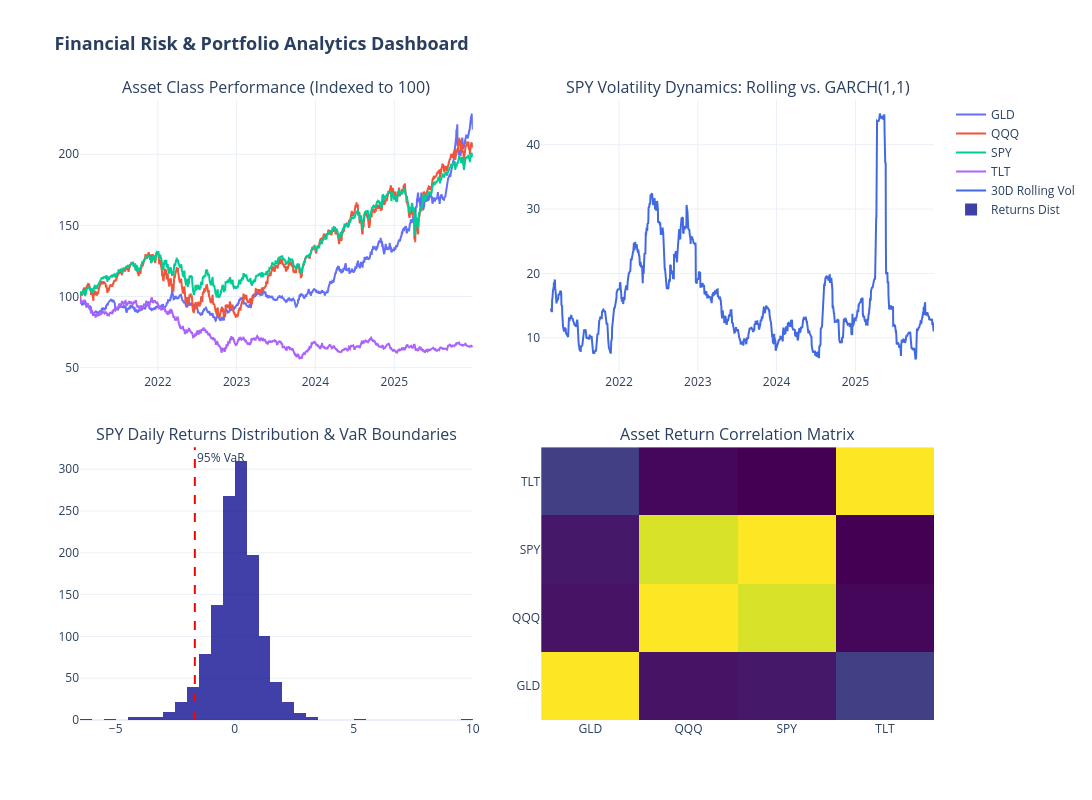

Notebook code for this chart:
### Markdown cell above
### Build Multi-Panel Interactive Dashboard

### Code cell
# Initialize 2x2 subplot grid
fig = make_subplots(
    rows=2, cols=2,
    subplot_titles=(
        "Asset Class Performance (Indexed to 100)",
        "SPY Volatility Dynamics: Rolling vs. GARCH(1,1)",
        "SPY Daily Returns Distribution & VaR Boundaries",
        "Asset Return Correlation Matrix"
    ),
    vertical_spacing=0.12,
    horizontal_spacing=0.08
)

# Panel 1: Multi-Asset Performance
for ticker in df_indexed.columns:
    fig.add_trace(
        go.Scatter(x=df_indexed.index, y=df_indexed[ticker], name=ticker, mode='lines'),
        row=1, col=1
    )

# Filter SPY data for volatility panel
df_spy = df_market[df_market['ticker'] == 'SPY'].copy().set_index('price_date')
spy_returns = df_spy['log_return'] * 100
vol_30d = spy_returns.rolling(30).std() * np.sqrt(252)

# Panel 2: Rolling Volatility
fig.add_trace(
    go.Scatter(x=df_spy.index, y=vol_30d, name='30D Rolling Vol', line=dict(color='royalblue')),
    row=1, col=2
)

# Panel 3: Return Distribution & VaR
fig.add_trace(
    go.Histogram(x=spy_returns, nbinsx=60, name='Returns Dist', marker_color='darkblue', opacity=0.75),
    row=2, col=1
)

var_95 = np.percentile(spy_returns, 5)
fig.add_vline(x=var_95, line_dash="dash", line_color="red", annotation_text="95% VaR", row=2, col=1)

# Panel 4: Correlation Heatmap
df_returns_pivot = df_market.pivot(index='price_date', columns='ticker', values='log_return')
corr_matrix = df_returns_pivot.corr()

fig.add_trace(
    go.Heatmap(
        z=corr_matrix.values,
        x=corr_matrix.columns,
        y=corr_matrix.index,
        colorscale='Viridis',
        showscale=False
    ),
    row=2, col=2
)

# Dashboard Styling
fig.update_layout(
    height=800,
    width=1300,
    title_text="<b>Financial Risk & Portfolio Analytics Dashboard</b>",
    title_font_size=18,
    template="plotly_white",
    showlegend=True
)

# Export interactive dashboard to HTML
fig.write_html("financial_risk_dashboard.html")
print("Successfully exported interactive dashboard to 'financial_risk_dashboard.html'.")
fig.show()

### Figure 1 — Plotly figure (JSON) as saved in the notebook; plotly's stock layout.template omitted (floating-point values rounded to 4 significant figures; data arrays with more than 128 entries replaced by an {"elided": "..."} marker saying what was removed)
{"data": [{"mode": "lines", "name": "GLD", "type": "scatter", "x": {"elided": "1254 str values"}, "xaxis": "x", "y": {"elided": "1254 float values"}, "yaxis": "y"}, {"mode": "lines", "name": "QQQ", "type": "scatter", "x": {"elided": "1254 str values"}, "xaxis": "x", "y": {"elided": "1254 float values"}, "yaxis": "y"}, {"mode": "lines", "name": "SPY", "type": "scatter", "x": {"elided": "1254 str values"}, "xaxis": "x", "y": {"elided": "1254 float values"}, "yaxis": "y"}, {"mode": "lines", "name": "TLT", "type": "scatter", "x": {"elided": "1254 str values"}, "xaxis": "x", "y": {"elided": "1254 float values"}, "yaxis": "y"}, {"line": {"color": "royalblue"}, "name": "30D Rolling Vol", "type": "scatter", "x": {"elided": "1254 str values"}, "xaxis": "x2", "y": {"elided": "1254 float values"}, "yaxis": "y2"}, {"marker": {"color": "darkblue"}, "name": "Returns Dist", "nbinsx": 60, "opacity": 0.75, "type": "histogram", "x": {"elided": "1254 float values"}, "xaxis": "x3", "yaxis": "y3"}, {"colorscale": [[0, "#440154"], [0.1111, "#482878"], [0.2222, "#3e4989"], [0.3333, "#31688e"], [0.4444, "#26828e"], [0.5556, "#1f9e89"], [0.6667, "#35b779"], [0.7778, "#6ece58"], [0.8889, "#b5de2b"], [1, "#fde725"]], "showscale": false, "type": "heatmap", "x": ["GLD", "QQQ", "SPY", "TLT"], "xaxis": "x4", "y": ["GLD", "QQQ", "SPY", "TLT"], "yaxis": "y4", "z": [[1.0, 0.1112, 0.124, 0.2423], [0.1112, 1.0, 0.9463, 0.07679], [0.124, 0.9463, 1.0, 0.06197], [0.2423, 0.07679, 0.06197, 1.0]]}], "layout": {"annotations": [{"font": {"size": 16}, "showarrow": false, "text": "Asset Class Performance (Indexed to 100)", "x": 0.23, "xanchor": "center", "xref": "paper", "y": 1, "yanchor": "bottom", "yref": "paper"}, {"font": {"size": 16}, "showarrow": false, "text": "SPY Volatility Dynamics: Rolling vs. GARCH(1,1)", "x": 0.77, "xanchor": "center", "xref": "paper", "y": 1, "yanchor": "bottom", "yref": "paper"}, {"font": {"size": 16}, "showarrow": false, "text": "SPY Daily Returns Distribution & VaR Boundaries", "x": 0.23, "xanchor": "center", "xref": "paper", "y": 0.44, "yanchor": "bottom", "yref": "paper"}, {"font": {"size": 16}, "showarrow": false, "text": "Asset Return Correlation Matrix", "x": 0.77, "xanchor": "center", "xref": "paper", "y": 0.44, "yanchor": "bottom", "yref": "paper"}, {"showarrow": false, "text": "95% VaR", "x": -1.676, "xanchor": "left", "xref": "x3", "y": 1, "yanchor": "top", "yref": "y3 domain"}], "height": 800, "shapes": [{"line": {"color": "red", "dash": "dash"}, "type": "line", "x0": -1.676, "x1": -1.676, "xref": "x3", "y0": 0, "y1": 1, "yref": "y3 domain"}], "showlegend": true, "title": {"font": {"size": 18}, "text": "<b>Financial Risk & Portfolio Analytics Dashboard</b>"}, "width": 1300, "xaxis": {"anchor": "y", "domain": [0, 0.46]}, "xaxis2": {"anchor": "y2", "domain": [0.54, 1]}, "xaxis3": {"anchor": "y3", "domain": [0, 0.46]}, "xaxis4": {"anchor": "y4", "domain": [0.54, 1]}, "yaxis": {"anchor": "x", "domain": [0.56, 1]}, "yaxis2": {"anchor": "x2", "domain": [0.56, 1]}, "yaxis3": {"anchor": "x3", "domain": [0, 0.44]}, "yaxis4": {"anchor": "x4", "domain": [0, 0.44]}}}
